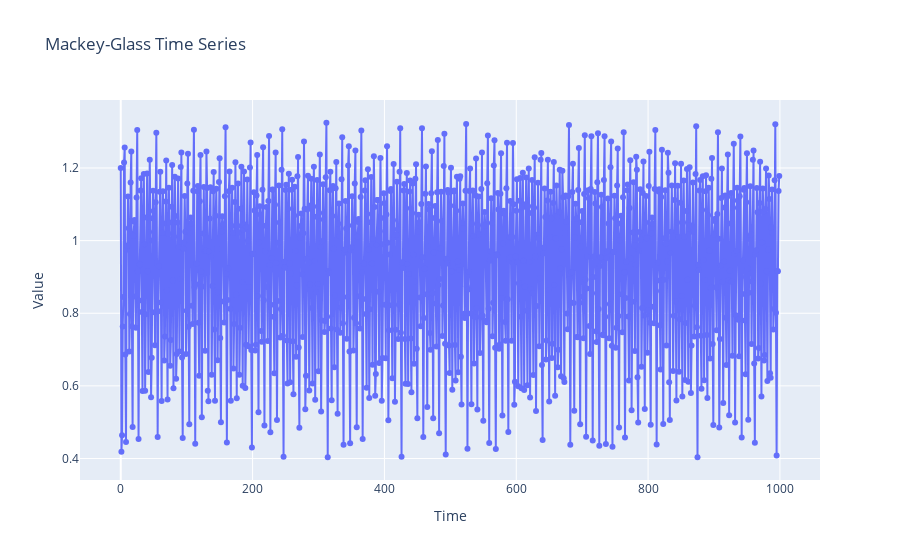
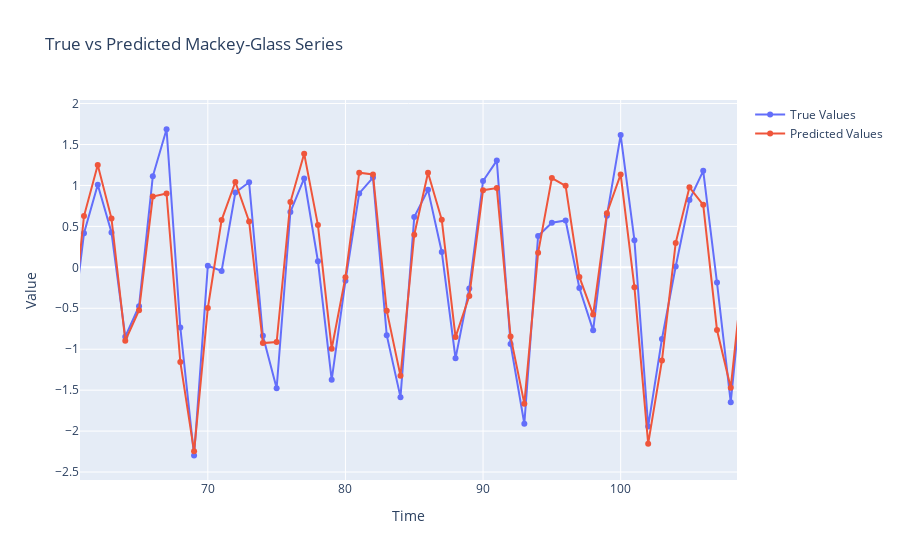

Notebook cell for these charts, in order:
### Code cell
import numpy as np
import torch
import torch.nn as nn
import torch.optim as optim
import plotly.graph_objects as go  # Interactive plotting library

# 1. Generate Mackey-Glass time series (noiseless)
def generate_mackey_glass(T=1000, tau=17, beta=0.2, gamma=0.1, x0=1.2):
    """
    Generate Mackey-Glass time series based on the differential equation.
    """
    series = np.zeros(T)
    series[0] = x0
    for t in range(1, T):
        series[t] = series[t-1] + beta * series[t - tau] / (1 + series[t - tau]**10) - gamma * series[t-1]
    return series

# Parameters for the Mackey-Glass series
T = 10000  # Number of data points
tau = 17  # Delay term
beta = 0.2
gamma = 0.1

# Generate time series
series = generate_mackey_glass(T=T, tau=tau, beta=beta, gamma=gamma)
sample_gaps = 10
series_diluted = series[::sample_gaps]

# Plot the generated Mackey-Glass series
fig = go.Figure()
fig.add_trace(go.Scatter(y=series_diluted, mode='lines+markers', name='Mackey-Glass'))
fig.update_layout(title="Mackey-Glass Time Series", xaxis_title="Time", yaxis_title="Value")
fig.show()

# 2. Prepare the data for training: We will use past 10 time steps to predict the next time step
def create_dataset(series, time_step=10):
    X, y = [], []
    for i in range(len(series) - time_step):
        X.append(series[i:i + time_step])
        y.append(series[i + time_step])
    return np.array(X), np.array(y)

# Create dataset
time_step = 30
X, y = create_dataset(series_diluted, time_step)

# Normalize the data
X = (X - np.mean(X)) / np.std(X)
y = (y - np.mean(y)) / np.std(y)

# Split into training and testing sets
train_size = int(len(X) * 0.8)
X_train, X_test = X[:train_size], X[train_size:]
y_train, y_test = y[:train_size], y[train_size:]

# Convert to PyTorch tensors
X_train = torch.Tensor(X_train).unsqueeze(-1)  # Shape: [batch_size, time_step, 1]
y_train = torch.Tensor(y_train)
X_test = torch.Tensor(X_test).unsqueeze(-1)
y_test = torch.Tensor(y_test)

# 3. Define a simple neural network (LSTM model)
class SimpleNN(nn.Module):
    def __init__(self):
        super(SimpleNN, self).__init__()
        self.lstm = nn.LSTM(input_size=1, hidden_size=50, num_layers=2, batch_first=True)
        self.fc = nn.Linear(50, 1)
    
    def forward(self, x):
        out, _ = self.lstm(x)
        out = self.fc(out[:, -1, :])  # Only take the output of the last time step
        return out

# Instantiate the model
model = SimpleNN()

# 4. Train the model
criterion = nn.MSELoss()
optimizer = optim.Adam(model.parameters(), lr=0.001)

num_epochs = 100
for epoch in range(num_epochs):
    model.train()
    outputs = model(X_train)
    loss = criterion(outputs.squeeze(), y_train)
    
    optimizer.zero_grad()
    loss.backward()
    optimizer.step()
    
    if (epoch + 1) % 10 == 0:
        print(f'Epoch [{epoch+1}/{num_epochs}], Loss: {loss.item():.4f}')

# 5. Evaluate the model
model.eval()
with torch.no_grad():
    predictions = model(X_test)
    test_loss = criterion(predictions.squeeze(), y_test)
    print(f'Test Loss: {test_loss.item():.4f}')

# Plot the results interactively
fig = go.Figure()
fig.add_trace(go.Scatter(y=y_test.numpy(), mode='lines+markers', name='True Values'))
fig.add_trace(go.Scatter(y=predictions.squeeze().numpy(), mode='lines+markers', name='Predicted Values'))
fig.update_layout(title="True vs Predicted Mackey-Glass Series", xaxis_title="Time", yaxis_title="Value")
fig.show()

### Figure 1 — Plotly figure (JSON) as saved in the notebook; plotly's stock layout.template omitted (floating-point values rounded to 4 significant figures; data arrays with more than 128 entries replaced by an {"elided": "..."} marker saying what was removed)
{"data": [{"mode": "lines+markers", "name": "Mackey-Glass", "type": "scatter", "y": {"elided": "1000 float values"}}], "layout": {"autosize": true, "title": {"text": "Mackey-Glass Time Series"}, "xaxis": {"autorange": true, "range": [-58.99, 1058.0], "title": {"text": "Time"}}, "yaxis": {"autorange": true, "range": [0.3274, 1.401], "title": {"text": "Value"}, "type": "linear"}}}

### Figure 2 — Plotly figure (JSON) as saved in the notebook; plotly's stock layout.template omitted (floating-point values rounded to 4 significant figures; data arrays with more than 128 entries replaced by an {"elided": "..."} marker saying what was removed)
{"data": [{"mode": "lines+markers", "name": "True Values", "type": "scatter", "y": {"elided": "194 float values"}}, {"mode": "lines+markers", "name": "Predicted Values", "type": "scatter", "y": {"elided": "194 float values"}}], "layout": {"autosize": true, "title": {"text": "True vs Predicted Mackey-Glass Series"}, "xaxis": {"autorange": false, "range": [60.71, 108.5], "title": {"text": "Time"}}, "yaxis": {"autorange": false, "range": [-2.597, 2.043], "title": {"text": "Value"}, "type": "linear"}}}
